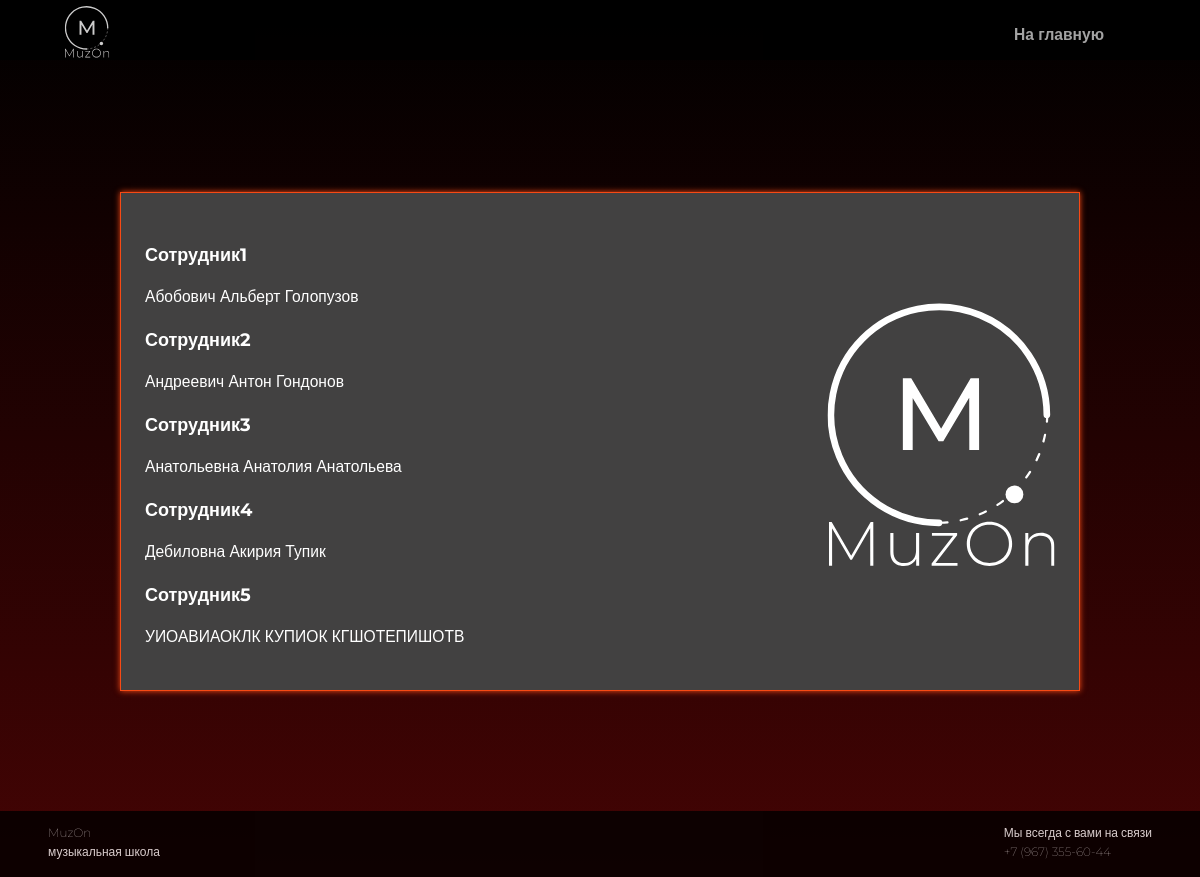
Page /teacher/ on the committed database.
### myapp1/models.py (models this page shows)
class Worker(models.Model):
    name = models.CharField(max_length=20, blank=False)
    second_name = models.CharField(max_length = 35, blank = False)
    last_name = models.CharField(max_length = 35, blank = False)
    salary = models.IntegerField(default=0)
    def __str__(self):
        return f'{self.last_name} {self.name} {self.second_name}'

### myapp1/views.py (the view)
# urls.py: path('teacher/', teacher_page),
def teacher_page(request):
    all_workers = Worker.objects.all()
    return render(request, 'teacher.html', context={'data': all_workers})

### templates/teacher.html (shortened to what this page needs)
{%load static%}
<!DOCTYPE html>
<html lang="ru">
<head>
</head>
<body>
        <header class="header">
        <div class="container">
            <div class="header_inner">
                <div><img class="header_logo" src="{%static 'img/лого.svg'%}">
                </div>
                <nav class="nav">
                    <a class="nav_link" href="/">На главную</a>
                </nav>
            </div>
        </div>
    </header>
    <main>
        <div class="main_container">
            <div class="main_card">
                <div class="main_card_txt">
                    <p class="main_card_heading">{%for i in data%} <h2>Сотрудник{{forloop.counter}}</h2></p>
                    <p class="main_card_description">
                        {{i}} <br>{%endfor%}
                    </p>
                </div>
                <img class="img" src="{%static 'img/лого.svg'%}" alt="">
            </div>
        </div>
    </main>
    <footer class="footer">
        <div class="footer_inner">
            <p>MuzOn<br>музыкальная школа</p>
            <p>Мы всегда с вами на связи<br>+7 (967) 355-60-44</p>
        </div>
   </footer>
</body>
</html>

### templates/teacher.html (style rules this page uses)
body { height: fit-cover; background: linear-gradient(#000, #450404); margin: 0; font-family: 'Montserrat', sans-serif; font-size: 1vw; line-height: 1.6; color: #fff; }
*, *:before, *:after { box-sizing: border-box; }
.container { width: 100%; max-width: 90vw; margin: 0 auto; }
.header_inner { font-weight: bolder; display: flex; justify-content: space-between; align-items: center; }
header { width: 10vw; background: #000; height: 5vw; opacity: 0.8; }
.header { padding-top: 0.5vw; width: 100vw; position: absolute; top: 0; left: 0; right: 0; z-index: 1000; }
.nav { font-size: 1.3vw; }
.nav_link { display: inline-block; vertical-align: top; margin: 0 1vw; color: #fff; text-decoration: none; opacity: 0.8; transition: color .3s linear; padding: 1vw 2vw; position: relative; display: inline-block; transition: all .3s linear; }
.img { position: relative; height: 23vw; width: 23vw; }
main { padding-top: 8vw; }
.main_card { background: #424141; border:0.1vw solid; border-color: #F84914; box-shadow: 0 0 0.5vw #F84914; display: flex; align-items: center; justify-content: space-between; width: 80vw; margin-bottom: 10vw; }
.main_card_heading { font-size: 2vw; font-weight: 600; margin-bottom: 1vw; }
.main_card_description { font-size: 1.3vw; font-weight: 500; }
.main_card_txt { padding: 2vw; }
.main_container { margin-top: 8vw; flex-direction: column; display: flex; align-items: center; justify-content: space-between; }
.footer_inner { margin-left: 4vw; margin-right: 4vw; font-weight: lighter; display: flex; justify-content: space-between; align-items: center; }
.footer { width: 100vw; background: #000; height: 5.5vw; opacity: 0.8; }
.header_logo { position: relative; height: 4.5vw; width: 4.5vw; }

### rows in the picture
Worker: last_name+name+second_name "Абобович Альберт Голопузов"
Worker: last_name+name+second_name "Андреевич Антон Гондонов"
Worker: last_name+name+second_name "Анатольевна Анатолия Анатольева"
Worker: last_name+name+second_name "Дебиловна Акирия Тупик"
Worker: last_name+name+second_name "УИОАВИАОКЛК КУПИОК КГШОТЕПИШОТВ"
